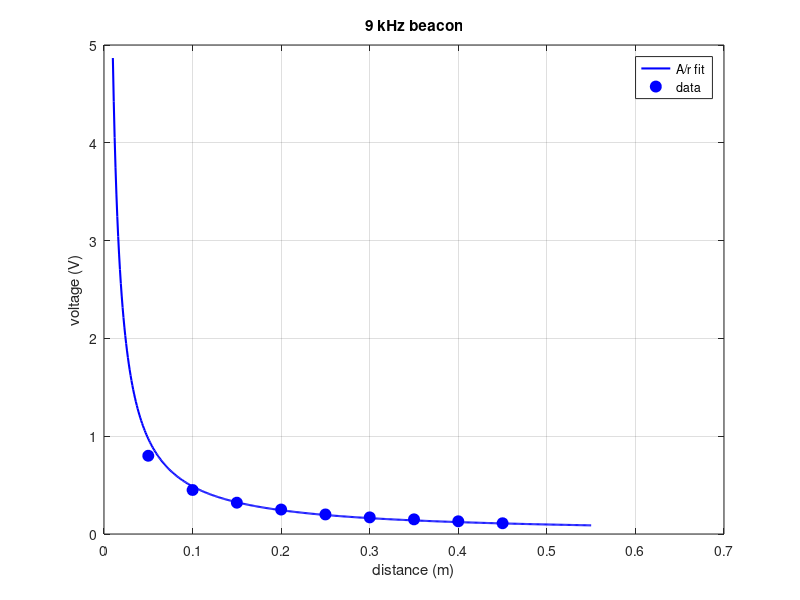
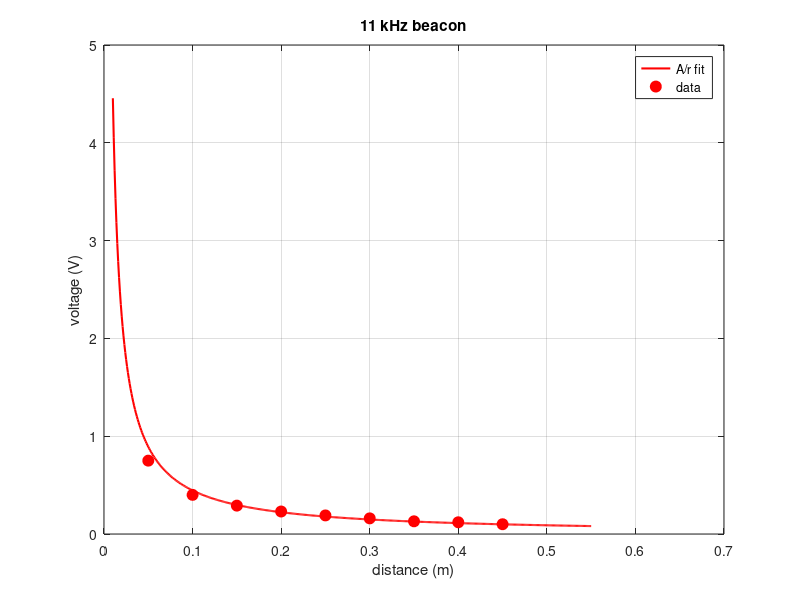
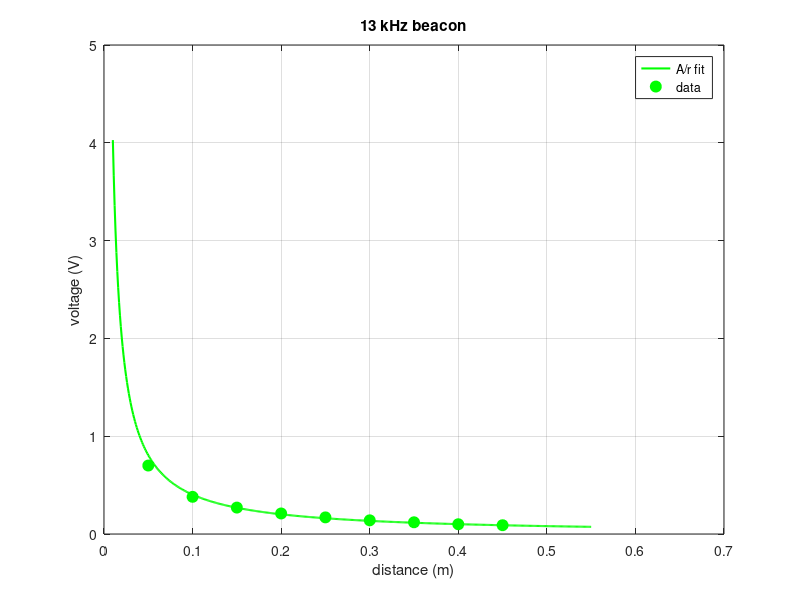

The MATLAB source for these figures, in order:
% beacon stuff
% 9k 11k 13k hz beacons in the tank
clc
% YOUR DATA HERE (distances in meters, voltages in volts)
% 9khz beacon (the one on the left i think??)
r1 = [0.05, 0.10, 0.15, 0.20, 0.25, 0.30, 0.35, 0.40, 0.45];
v1 = [0.80, 0.45, 0.32, 0.25, 0.20, 0.17, 0.15, 0.13, 0.11];
% 11khz
r2 = [0.05, 0.10, 0.15, 0.20, 0.25, 0.30, 0.35, 0.40, 0.45];
v2 = [0.75, 0.40, 0.29, 0.23, 0.19, 0.16, 0.13, 0.12, 0.10];
% 13khz (highest freq)
r3 = [0.05, 0.10, 0.15, 0.20, 0.25, 0.30, 0.35, 0.40, 0.45];
v3 = [0.70, 0.38, 0.27, 0.21, 0.17, 0.14, 0.12, 0.10, 0.09];
% fit the model (V = A/r)
% A is just mean(V*r), derived this in prelab
A1 = mean(v1 .* r1);
A2 = mean(v2 .* r2);
A3 = mean(v3 .* r3);
r_smooth = 0.01:0.001:0.55; % for plotting the curve
% PLOT 1 - 9 kHz
figure(1)
plot(r_smooth, A1./r_smooth, 'b-', 'LineWidth', 1.5)
hold on
plot(r1, v1, 'bo', 'MarkerFaceColor', 'b', 'MarkerSize', 8)
xlabel('distance (m)')
ylabel('voltage (V)')
title('9 kHz beacon')
legend('A/r fit', 'data')
grid on
% PLOT 2 - 11 kHz
figure(2)
plot(r_smooth, A2./r_smooth, 'r-', 'LineWidth', 1.5)
hold on
plot(r2, v2, 'ro', 'MarkerFaceColor', 'r', 'MarkerSize', 8)
xlabel('distance (m)')
ylabel('voltage (V)')
title('11 kHz beacon')
legend('A/r fit', 'data')
grid on
% PLOT 3 - 13 kHz
figure(3)
plot(r_smooth, A3./r_smooth, 'g-', 'LineWidth', 1.5)
hold on
plot(r3, v3, 'go', 'MarkerFaceColor', 'g', 'MarkerSize', 8)
xlabel('distance (m)')
ylabel('voltage (V)')
title('13 kHz beacon')
legend('A/r fit', 'data')
grid on
%%print results
fprintf('9  kHz: A = %.4f\n', A1)
fprintf('11 kHz: A = %.4f\n', A2)
fprintf('13 kHz: A = %.4f\n', A3)
